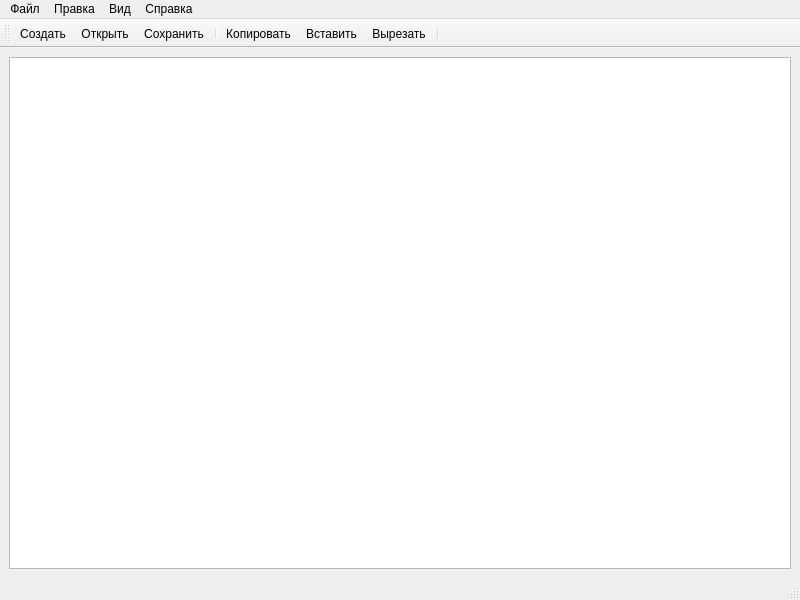
<?xml version="1.0" encoding="UTF-8"?>
<ui version="4.0">
 <class>MainWindow</class>
 <widget class="QMainWindow" name="MainWindow">
  <property name="geometry">
   <rect>
    <x>0</x>
    <y>0</y>
    <width>800</width>
    <height>600</height>
   </rect>
  </property>
  <property name="windowTitle">
   <string>MainWindow</string>
  </property>
  <widget class="QWidget" name="centralwidget">
   <layout class="QVBoxLayout" name="verticalLayout">
    <item>
     <widget class="QTextEdit" name="textEdit"/>
    </item>
   </layout>
  </widget>
  <widget class="QMenuBar" name="menubar">
   <property name="geometry">
    <rect>
     <x>0</x>
     <y>0</y>
     <width>800</width>
     <height>21</height>
    </rect>
   </property>
   <widget class="QMenu" name="menu">
    <property name="title">
     <string>Файл</string>
    </property>
    <addaction name="actionNew"/>
    <addaction name="separator"/>
    <addaction name="actionOpen"/>
    <addaction name="separator"/>
    <addaction name="actionSave"/>
    <addaction name="actionSaveAs"/>
    <addaction name="separator"/>
    <addaction name="actionClose"/>
    <addaction name="actionExit"/>
    <addaction name="separator"/>
   </widget>
   <widget class="QMenu" name="menu_2">
    <property name="title">
     <string>Вид</string>
    </property>
    <addaction name="actionSelectFont"/>
   </widget>
   <widget class="QMenu" name="menu_3">
    <property name="title">
     <string>Справка</string>
    </property>
    <addaction name="actionAbout"/>
    <addaction name="actionAboutQt"/>
   </widget>
   <widget class="QMenu" name="menu_4">
    <property name="title">
     <string>Правка</string>
    </property>
    <addaction name="actionCopy"/>
    <addaction name="actionPaste"/>
    <addaction name="actionCut"/>
    <addaction name="separator"/>
    <addaction name="actionUndo"/>
    <addaction name="actionRedo"/>
   </widget>
   <addaction name="menu"/>
   <addaction name="menu_4"/>
   <addaction name="menu_2"/>
   <addaction name="menu_3"/>
  </widget>
  <widget class="QStatusBar" name="statusbar"/>
  <widget class="QToolBar" name="toolBar">
   <property name="windowTitle">
    <string>toolBar</string>
   </property>
   <attribute name="toolBarArea">
    <enum>TopToolBarArea</enum>
   </attribute>
   <attribute name="toolBarBreak">
    <bool>false</bool>
   </attribute>
   <addaction name="actionNew"/>
   <addaction name="actionOpen"/>
   <addaction name="actionSave"/>
   <addaction name="separator"/>
   <addaction name="actionCopy"/>
   <addaction name="actionPaste"/>
   <addaction name="actionCut"/>
   <addaction name="separator"/>
  </widget>
  <action name="actionNew">
   <property name="checkable">
    <bool>true</bool>
   </property>
   <property name="enabled">
    <bool>true</bool>
   </property>
   <property name="icon">
    <iconset resource="mainwindow.qrc">
     <normaloff>:/icons/resources/tables/t1_1.png</normaloff>:/icons/resources/tables/t1_1.png</iconset>
   </property>
   <property name="text">
    <string>Создать</string>
   </property>
   <property name="toolTip">
    <string>Создать новый документ</string>
   </property>
   <property name="shortcut">
    <string>Ctrl+N</string>
   </property>
  </action>
  <action name="actionClose">
   <property name="checkable">
    <bool>true</bool>
   </property>
   <property name="text">
    <string>Закрыть</string>
   </property>
   <property name="toolTip">
    <string>Закрыть текущее окно</string>
   </property>
   <property name="shortcut">
    <string>Ctrl+W</string>
   </property>
  </action>
  <action name="actionExit">
   <property name="checkable">
    <bool>true</bool>
   </property>
   <property name="text">
    <string>Выход</string>
   </property>
   <property name="toolTip">
    <string>Закрыть приложение</string>
   </property>
  </action>
  <action name="actionSelectFont">
   <property name="checkable">
    <bool>true</bool>
   </property>
   <property name="text">
    <string>Выбрать шрифт...</string>
   </property>
   <property name="toolTip">
    <string>Выбрать отображаемый шрифт</string>
   </property>
  </action>
  <action name="actionAbout">
   <property name="checkable">
    <bool>true</bool>
   </property>
   <property name="text">
    <string>О программе</string>
   </property>
  </action>
  <action name="actionAboutQt">
   <property name="checkable">
    <bool>true</bool>
   </property>
   <property name="text">
    <string>О Qt</string>
   </property>
  </action>
  <action name="actionCut">
   <property name="checkable">
    <bool>true</bool>
   </property>
   <property name="icon">
    <iconset resource="mainwindow.qrc">
     <normaloff>:/icons/resources/tables/t4_1.png</normaloff>:/icons/resources/tables/t4_1.png</iconset>
   </property>
   <property name="text">
    <string>Вырезать</string>
   </property>
   <property name="shortcut">
    <string>Ctrl+X</string>
   </property>
  </action>
  <action name="actionCopy">
   <property name="checkable">
    <bool>true</bool>
   </property>
   <property name="icon">
    <iconset resource="mainwindow.qrc">
     <normaloff>:/icons/resources/tables/t4_2.png</normaloff>:/icons/resources/tables/t4_2.png</iconset>
   </property>
   <property name="text">
    <string>Копировать</string>
   </property>
   <property name="shortcut">
    <string>Ctrl+C</string>
   </property>
  </action>
  <action name="actionPaste">
   <property name="checkable">
    <bool>true</bool>
   </property>
   <property name="icon">
    <iconset resource="mainwindow.qrc">
     <normaloff>:/icons/resources/tables/t4_3.png</normaloff>:/icons/resources/tables/t4_3.png</iconset>
   </property>
   <property name="text">
    <string>Вставить</string>
   </property>
   <property name="shortcut">
    <string>Ctrl+V</string>
   </property>
  </action>
  <action name="actionUndo">
   <property name="checkable">
    <bool>true</bool>
   </property>
   <property name="text">
    <string>Отменить</string>
   </property>
   <property name="shortcut">
    <string>Ctrl+Z</string>
   </property>
  </action>
  <action name="actionRedo">
   <property name="checkable">
    <bool>true</bool>
   </property>
   <property name="text">
    <string>Повторить</string>
   </property>
   <property name="shortcut">
    <string>Ctrl+Y</string>
   </property>
  </action>
  <action name="actionOpen">
   <property name="checkable">
    <bool>true</bool>
   </property>
   <property name="icon">
    <iconset resource="mainwindow.qrc">
     <normaloff>:/icons/resources/tables/t6.png</normaloff>:/icons/resources/tables/t6.png</iconset>
   </property>
   <property name="text">
    <string>Открыть</string>
   </property>
   <property name="toolTip">
    <string> Открыть документ</string>
   </property>
   <property name="shortcut">
    <string>Ctrl+O</string>
   </property>
  </action>
  <action name="actionSave">
   <property name="checkable">
    <bool>true</bool>
   </property>
   <property name="icon">
    <iconset resource="mainwindow.qrc">
     <normaloff>:/icons/resources/tables/t_7.png</normaloff>:/icons/resources/tables/t_7.png</iconset>
   </property>
   <property name="text">
    <string>Сохранить</string>
   </property>
   <property name="toolTip">
    <string>Сохранить документ</string>
   </property>
   <property name="shortcut">
    <string>Ctrl+S</string>
   </property>
  </action>
  <action name="actionSaveAs">
   <property name="checkable">
    <bool>true</bool>
   </property>
   <property name="icon">
    <iconset resource="mainwindow.qrc">
     <normaloff>:/icons/resources/tables/t_7.png</normaloff>:/icons/resources/tables/t_7.png</iconset>
   </property>
   <property name="text">
    <string>Сохранить как...</string>
   </property>
   <property name="toolTip">
    <string>Сохранить документ как</string>
   </property>
   <property name="shortcut">
    <string>Ctrl+Shift+S</string>
   </property>
  </action>
 </widget>
 <resources>
  <include location="mainwindow.qrc"/>
 </resources>
 <connections>
  <connection>
   <sender>actionCut</sender>
   <signal>triggered()</signal>
   <receiver>textEdit</receiver>
   <slot>cut()</slot>
   <hints>
    <hint type="sourcelabel">
     <x>-1</x>
     <y>-1</y>
    </hint>
    <hint type="destinationlabel">
     <x>399</x>
     <y>307</y>
    </hint>
   </hints>
  </connection>
  <connection>
   <sender>actionCopy</sender>
   <signal>triggered()</signal>
   <receiver>textEdit</receiver>
   <slot>copy()</slot>
   <hints>
    <hint type="sourcelabel">
     <x>-1</x>
     <y>-1</y>
    </hint>
    <hint type="destinationlabel">
     <x>399</x>
     <y>307</y>
    </hint>
   </hints>
  </connection>
  <connection>
   <sender>actionPaste</sender>
   <signal>triggered()</signal>
   <receiver>textEdit</receiver>
   <slot>paste()</slot>
   <hints>
    <hint type="sourcelabel">
     <x>-1</x>
     <y>-1</y>
    </hint>
    <hint type="destinationlabel">
     <x>399</x>
     <y>307</y>
    </hint>
   </hints>
  </connection>
  <connection>
   <sender>actionUndo</sender>
   <signal>triggered()</signal>
   <receiver>textEdit</receiver>
   <slot>undo()</slot>
   <hints>
    <hint type="sourcelabel">
     <x>-1</x>
     <y>-1</y>
    </hint>
    <hint type="destinationlabel">
     <x>399</x>
     <y>307</y>
    </hint>
   </hints>
  </connection>
  <connection>
   <sender>actionRedo</sender>
   <signal>triggered()</signal>
   <receiver>textEdit</receiver>
   <slot>redo()</slot>
   <hints>
    <hint type="sourcelabel">
     <x>-1</x>
     <y>-1</y>
    </hint>
    <hint type="destinationlabel">
     <x>399</x>
     <y>307</y>
    </hint>
   </hints>
  </connection>
  <connection>
   <sender>textEdit</sender>
   <signal>copyAvailable(bool)</signal>
   <receiver>actionCopy</receiver>
   <slot>setEnabled(bool)</slot>
   <hints>
    <hint type="sourcelabel">
     <x>399</x>
     <y>307</y>
    </hint>
    <hint type="destinationlabel">
     <x>-1</x>
     <y>-1</y>
    </hint>
   </hints>
  </connection>
  <connection>
   <sender>textEdit</sender>
   <signal>copyAvailable(bool)</signal>
   <receiver>actionCut</receiver>
   <slot>setEnabled(bool)</slot>
   <hints>
    <hint type="sourcelabel">
     <x>399</x>
     <y>307</y>
    </hint>
    <hint type="destinationlabel">
     <x>-1</x>
     <y>-1</y>
    </hint>
   </hints>
  </connection>
  <connection>
   <sender>textEdit</sender>
   <signal>undoAvailable(bool)</signal>
   <receiver>actionUndo</receiver>
   <slot>setEnabled(bool)</slot>
   <hints>
    <hint type="sourcelabel">
     <x>399</x>
     <y>307</y>
    </hint>
    <hint type="destinationlabel">
     <x>-1</x>
     <y>-1</y>
    </hint>
   </hints>
  </connection>
  <connection>
   <sender>textEdit</sender>
   <signal>redoAvailable(bool)</signal>
   <receiver>actionRedo</receiver>
   <slot>setEnabled(bool)</slot>
   <hints>
    <hint type="sourcelabel">
     <x>400</x>
     <y>305</y>
    </hint>
    <hint type="destinationlabel">
     <x>-1</x>
     <y>-1</y>
    </hint>
   </hints>
  </connection>
 </connections>
</ui>
